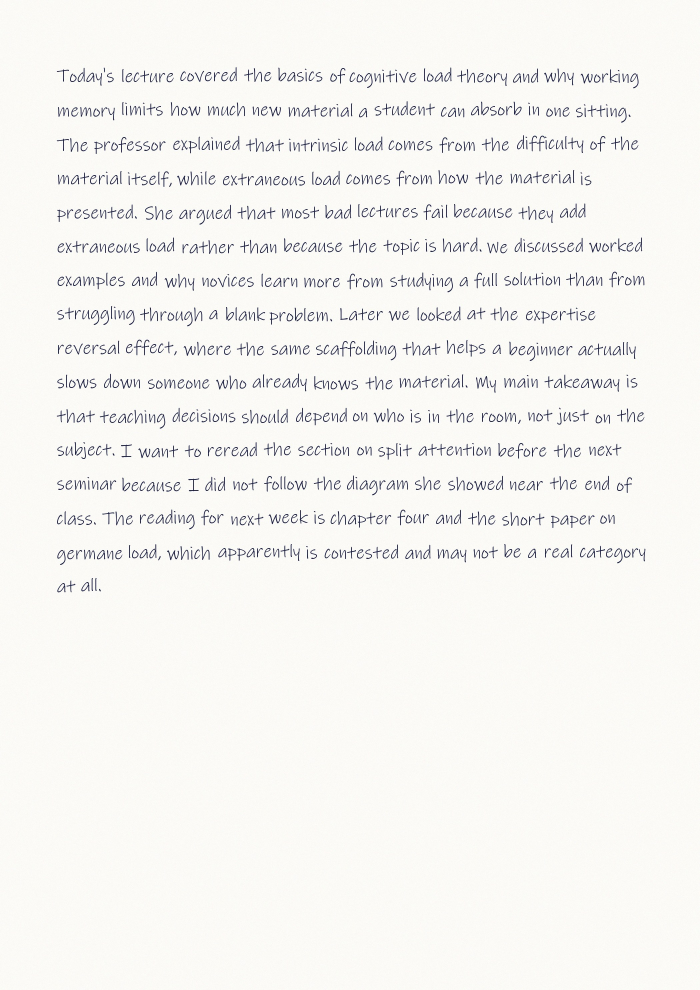
#> input picture web/samples/sample_page.jpg, 2100 x 2970 px (shown at 1/3 size); its folder holds only this picture in this run
$ python -i cv_utils.py   (imports and definitions only)
#> lines starting #> are read from the running program, lines starting #| are printed output that depends on the picture; after the words box and inside, x2 and y2 are one past the last pixel; in counts of white or black regions, pixels touching at a corner belong together
import cv2
import numpy as np

# [19 lines left out: function preprocess_image, not called in this run]

def extract_line_bounding_boxes(preprocessed_img: np.ndarray):
    debug_imgs = {}
    debug_stats = {}

    img_h, img_w = preprocessed_img.shape[:2]
#> img_h = 2970; img_w = 2100

    blur = cv2.GaussianBlur(preprocessed_img, (5, 5), 0)
    adaptive_thresh = cv2.adaptiveThreshold(
        blur, 255, cv2.ADAPTIVE_THRESH_GAUSSIAN_C,
        cv2.THRESH_BINARY_INV, 31, 15
    )
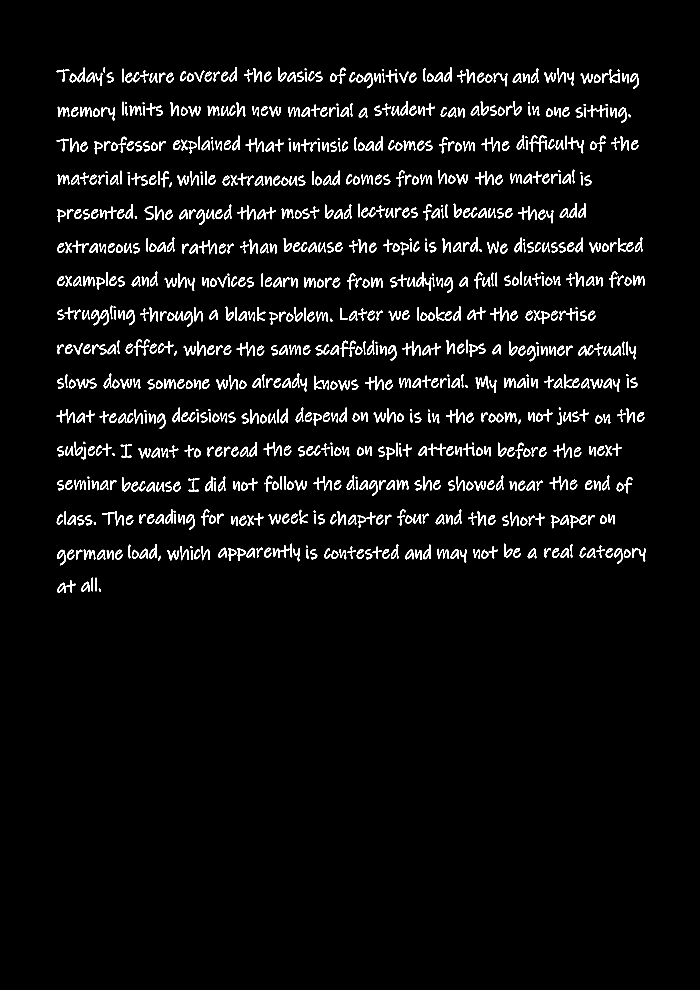
#> adaptive_thresh: shape (2970, 2100) (shown at 1/3 size); 3.8% white; 963 white regions, largest, box (x1, y1, x2, y2) and area: (1587, 406, 1640, 455) 611, (401, 1018, 449, 1067) 600, (1019, 1022, 1067, 1071) 594
    chosen_thresh = adaptive_thresh
    debug_imgs["Thresholded (Adaptive Inv)"] = chosen_thresh.copy()

    # Kept raw contour engine strictly for red-box fragments visual debug only
    kernel_width = max(10, int(img_w * 0.05))
#> kernel_width = 105
    kernel_height = max(2, int(img_h * 0.002))
#> kernel_height = 5
    rect_kernel = cv2.getStructuringElement(cv2.MORPH_RECT, (kernel_width, kernel_height))
    dilated = cv2.dilate(chosen_thresh, rect_kernel, iterations=2)
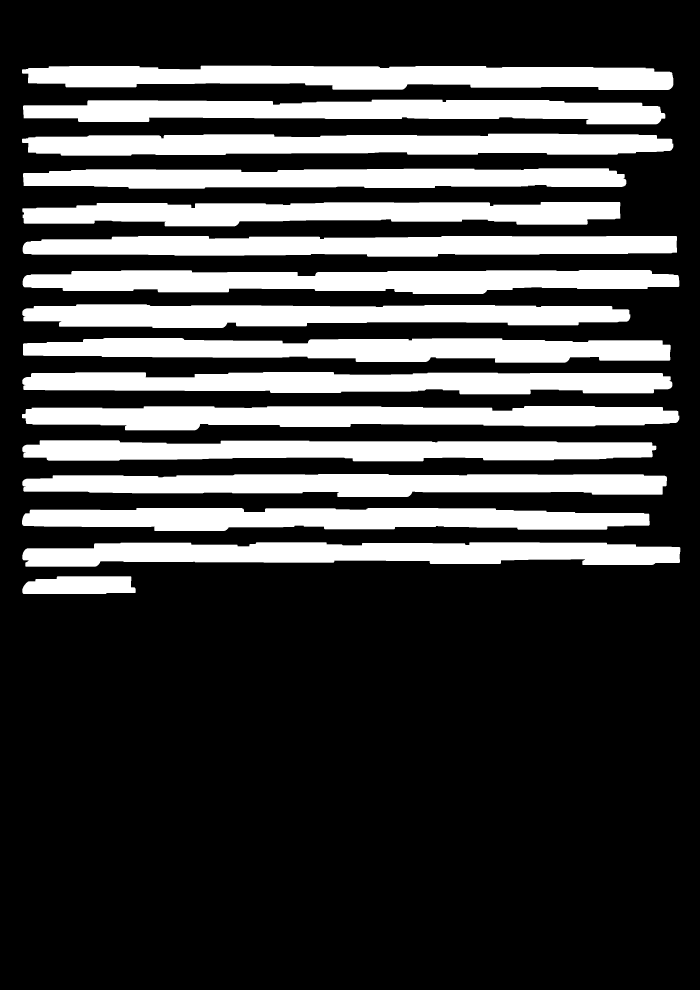
#> dilated: shape (2970, 2100) (shown at 1/3 size); 25.6% white; 16 white regions
    debug_imgs["Dilated Matrix"] = dilated.copy()

    contours, _ = cv2.findContours(dilated, cv2.RETR_EXTERNAL, cv2.CHAIN_APPROX_SIMPLE)
#> contours = 16 contours; largest, box (x1, y1, x2, y2) and area: (66, 197, 2020, 270) 111283, (67, 1627, 2041, 1700) 108560, (68, 810, 2038, 882) 107886, (69, 1014, 2012, 1088) 107740, (66, 1218, 2038, 1291) 107285
    debug_stats["Raw Contours Found"] = len(contours)

    raw_boxes = []
    min_h = max(3, int(img_h * 0.001))
#> min_h = 3
    min_w = max(10, int(img_w * 0.005))
#> min_w = 10

    for c in contours:
        x, y, w, h = cv2.boundingRect(c)
        if w >= min_w and h >= min_h:
            raw_boxes.append((x, y, w, h))
#> this loop made 16 passes
#> (x, y, w, h) on passes 1 to 12: (67, 1729, 340, 53), (67, 1627, 1974, 73), (66, 1524, 1883, 69), (67, 1422, 1934, 69), (67, 1321, 1902, 63), (66, 1218, 1972, 73), (67, 1116, 1950, 67), (69, 1014, 1943, 74), (67, 913, 1824, 71), (68, 810, 1970, 72), (68, 708, 1963, 62), (67, 606, 1794, 73)
#> after the loop, raw_boxes = 16 items, first 6: (67, 1729, 340, 53), (67, 1627, 1974, 73), (66, 1524, 1883, 69), (67, 1422, 1934, 69), (67, 1321, 1902, 63), (66, 1218, 1972, 73)

    raw_boxes.sort(key=lambda box: box[1])

    # -------------------------------------------------------------
    # BRAND NEW: FULL-PAGE HORIZONTAL PROJECTION ALGORITHM NATIVELY
    # -------------------------------------------------------------

    # 1. Sum pixels across every exact row (Axis 1 natively explicitly cleanly strictly globally tracking cleanly directly)
    h_proj = np.sum(chosen_thresh, axis=1)
#> h_proj = 2970 values, max 157590 at index 752, min 0 at index 0, mean 20314.1

    # 2. Smooth the projection natively tracking bounds avoiding false dots breaking rows directly explicitly safely
    smooth_kernel_size = max(5, int(img_h * 0.015))
#> smooth_kernel_size = 44
    smoothed_proj = np.convolve(h_proj, np.ones(smooth_kernel_size)/smooth_kernel_size, mode='same')
#> smoothed_proj = 2970 values, max 93144.5 at index 738, min 0 at index 0, mean 20314.1

    # 3. Peak/Valley mathematics natively isolating ink explicitly
    noise_thresh = max(np.max(smoothed_proj) * 0.05, 255 * 5) # 5 full pixel density limit mathematically locally efficiently
#> noise_thresh = 4657.2

    is_in_peak = False
    peak_start = 0
    peaks = []

    for row_idx in range(img_h):
        if smoothed_proj[row_idx] > noise_thresh:
            if not is_in_peak:
                is_in_peak = True
                peak_start = row_idx
        else:
            if is_in_peak:
                is_in_peak = False
                peak_end = row_idx
                peaks.append((peak_start, peak_end))
#> after the loop, is_in_peak = False; peak_end = 1778; peak_start = 1745; peaks = [(192, 268), (297, 370), (395, 474), (501, 575), (602, 677), (705, 778), (806, 882), (909, 984), (1009, 1087), (1114, 1187), (1214, 1289), (1316, 1390), (1416, 1493), (1521, 1595), (1624, 1698), (1745, 1778)]

    if is_in_peak:
        peaks.append((peak_start, img_h))

    merged_boxes = []
    original_bands = []

    # 4. Global Margins natively mapping securely independently identically exclusively
    global_x_min = 5
    global_x_max = img_w - 5
#> global_x_max = 2095
    if len(raw_boxes) > 0:
        global_x_min = min(b[0] for b in raw_boxes)
#> global_x_min = 66
        global_x_max = max(b[0] + b[2] for b in raw_boxes)
#> global_x_max = 2041
    global_w = global_x_max - global_x_min
#> global_w = 1975

    # 5. Build Final Arrays purely off Valley dropouts cleanly
    for (p_start, p_end) in peaks:
        h = p_end - p_start
        if h < max(15, int(img_h * 0.005)): # Explicit tiny phantom row execution securely blocking natively directly organically
            continue

        original_bands.append((global_x_min, p_start, global_w, h))

        # Explicit small vertical pad retaining natively explicitly
        pad_y = max(4, int(h * 0.15))
        y_final = max(0, p_start - pad_y)
        h_final = h + pad_y * 2

        merged_boxes.append((global_x_min, y_final, global_w, h_final))
#> this loop made 16 passes
#> (p_start, p_end, h, pad_y, y_final, h_final) on passes 1 to 12: (192, 268, 76, 11, 181, 98), (297, 370, 73, 10, 287, 93), (395, 474, 79, 11, 384, 101), (501, 575, 74, 11, 490, 96), (602, 677, 75, 11, 591, 97), (705, 778, 73, 10, 695, 93), (806, 882, 76, 11, 795, 98), (909, 984, 75, 11, 898, 97), (1009, 1087, 78, 11, 998, 100), (1114, 1187, 73, 10, 1104, 93), (1214, 1289, 75, 11, 1203, 97), (1316, 1390, 74, 11, 1305, 96)
#> after the loop, merged_boxes = 16 items, first 6: (66, 181, 1975, 98), (66, 287, 1975, 93), (66, 384, 1975, 101), (66, 490, 1975, 96), (66, 591, 1975, 97), (66, 695, 1975, 93); original_bands = 16 items, first 6: (66, 192, 1975, 76), (66, 297, 1975, 73), (66, 395, 1975, 79), (66, 501, 1975, 74), (66, 602, 1975, 75), (66, 705, 1975, 73)

    debug_stats["Merged Lines"] = len(merged_boxes)

    return merged_boxes, raw_boxes, debug_imgs, debug_stats, original_bands

# [99 lines left out: functions extract_word_clusters, draw_segmentation_preview, not called in this run]

>>> import cv2
>>> picture = cv2.imread('web/samples/sample_page.jpg', cv2.IMREAD_GRAYSCALE)
>>> result = extract_line_bounding_boxes(picture)
#> result = 5 items
